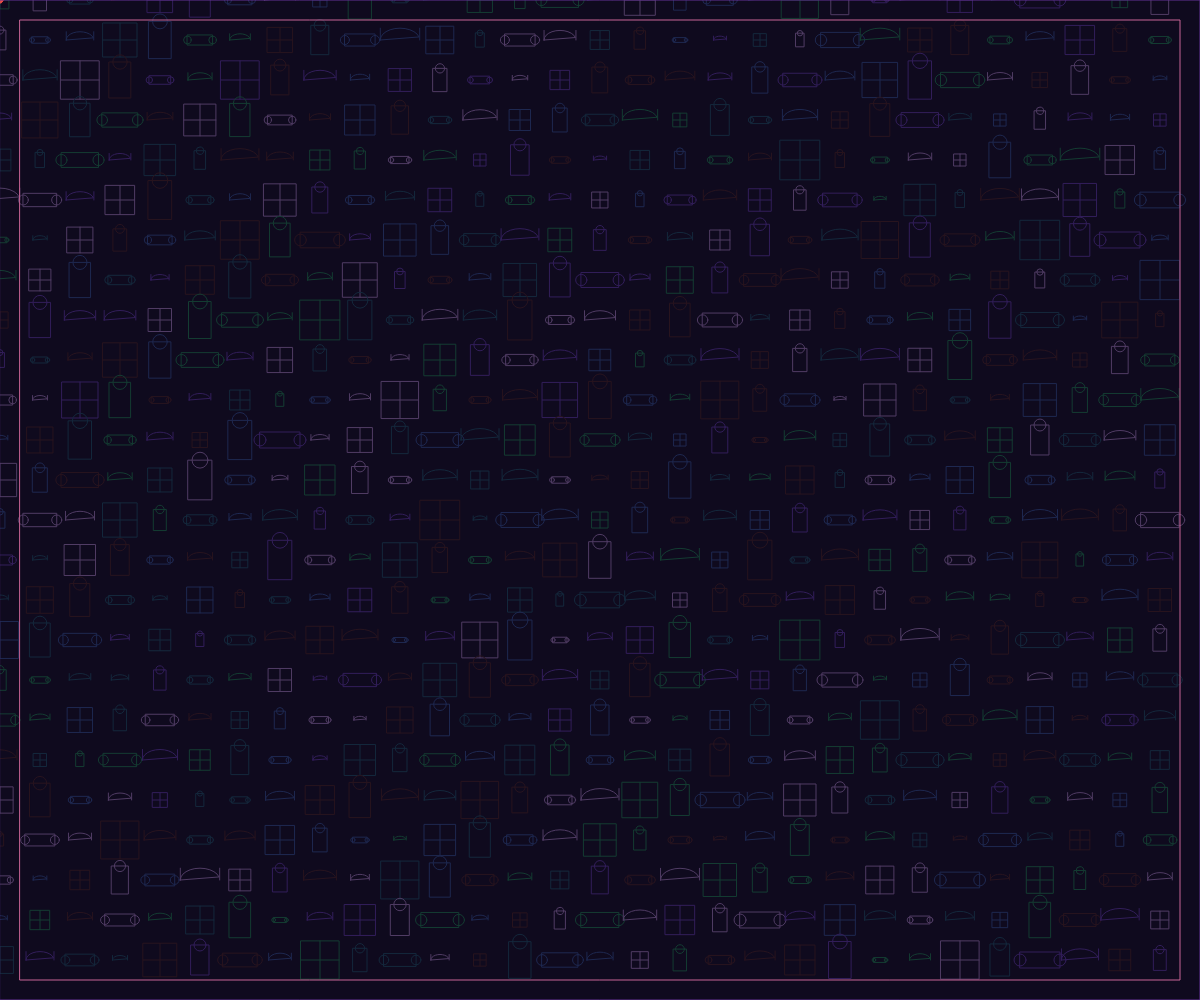
Frame 1 (no input)
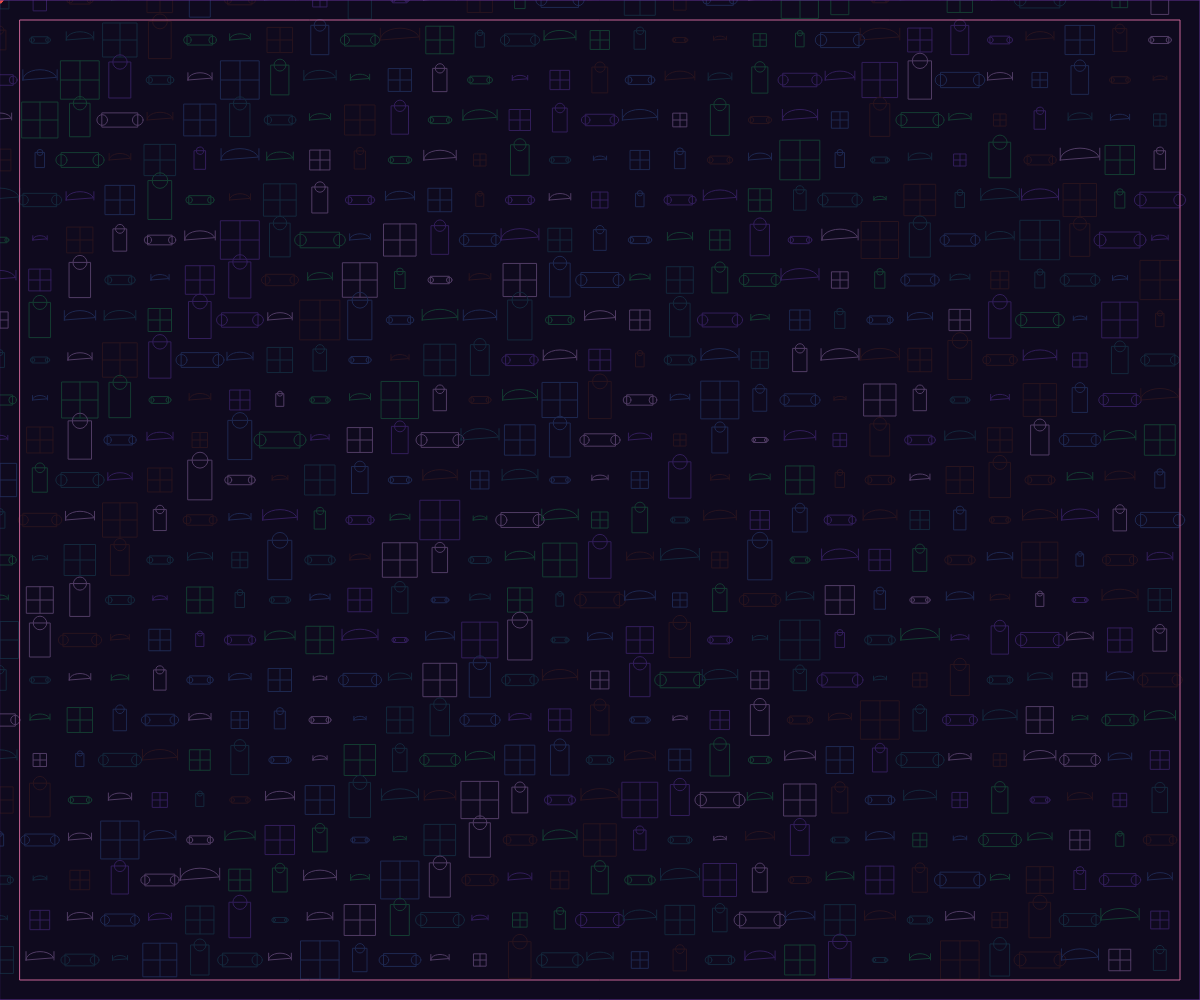
Frame 2 (the mouse pressed at the canvas centre, redrawn once)

The p5.js sketch that drew these frames (run headless with seeded random() and noise() and a simulated clock; the mouse was pressed at the canvas centre and the sketch redrawn once):

// p5.js sketch
// ── sketch.js
let grid;
let cellSize = 40;
let numCellsX, numCellsY;
let structures = [];
let bioluminescentLines = [];
let time = 0;

function setup() {
  createCanvas(windowWidth, windowHeight);
  noLoop();
  
  // Calculate grid dimensions
  numCellsX = ceil(width / cellSize);
  numCellsY = ceil(height / cellSize);
  
  // Create the grid structure
  grid = [];
  for (let y = 0; y < numCellsY; y++) {
    grid[y] = [];
    for (let x = 0; x < numCellsX; x++) {
      grid[y][x] = {
        x: x * cellSize,
        y: y * cellSize,
        type: random(['scaffold', 'column', 'beam', 'arch']),
        depth: random(0.3, 1)
      };
    }
  }
  
  // Generate scaffold structures
  generateStructures();
  
  // Create bioluminescent lines
  for (let i = 0; i < 200; i++) {
    bioluminescentLines.push({
      x: random(width),
      y: random(height),
      size: random(1, 3),
      speed: random(0.02, 0.05),
      opacity: random(100, 200),
      hue: random(180, 270), // Blue to violet hues
      phase: random(TWO_PI),
      segments: floor(random(3, 8)),
      angle: random(TWO_PI)
    });
  }
  
  // Draw the initial scene
  draw();
}

function draw() {
  background(15, 10, 30);
  
  time += 0.01;
  
  // Draw scaffold structures
  for (let y = 0; y < numCellsY; y++) {
    for (let x = 0; x < numCellsX; x++) {
      let cell = grid[y][x];
      
      push();
      translate(cell.x, cell.y);
      
      drawStructure(cell.type, cell.depth);
      
      pop();
    }
  }
  
  // Draw bioluminescent lines
  for (let line of bioluminescentLines) {
    let pulse = sin(time + line.phase) * 0.5 + 0.5;
    let alpha = line.opacity * pulse;
    
    stroke(line.hue, 80, 70, alpha);
    noFill();
    strokeWeight(1);
    
    beginShape();
    for (let i = 0; i < line.segments; i++) {
      let angle = line.angle + map(i, 0, line.segments, 0, TWO_PI);
      let x = cos(angle) * line.size;
      let y = sin(angle) * line.size;
      vertex(x, y);
    }
    endShape(CLOSE);
    
    // Animate the lines
    line.angle += line.speed;
  }
  
  // Draw decorative elements
  strokeWeight(1);
  stroke(100, 50, 150); // Deep purple
  noFill();
  rect(0, 0, width, height);
  
  stroke(200, 100, 150); // Lighter pink
  rect(cellSize/2, cellSize/2, width - cellSize, height - cellSize);
}

function generateStructures() {
  for (let y = 0; y < numCellsY; y++) {
    for (let x = 0; x < numCellsX; x++) {
      // Create a symmetric structure by using coordinates
      let symmetry = (x + y) % 4;
      
      if (symmetry === 0) {
        grid[y][x].type = 'scaffold';
      } else if (symmetry === 1) {
        grid[y][x].type = 'column';
      } else if (symmetry === 2) {
        grid[y][x].type = 'beam';
      } else {
        grid[y][x].type = 'arch';
      }
    }
  }
  
  // Add more complex interweaving by adjusting certain cells
  for (let y = 0; y < numCellsY; y++) {
    for (let x = 0; x < numCellsX; x++) {
      if ((x + y) % 5 === 0 && random() > 0.7) {
        grid[y][x].type = 'arch';
      }
    }
  }
}

function drawStructure(type, depth) {
  strokeWeight(1);
  
  // Use a palette of mineral tones
  let colors = [
    color(30, 40, 80),   // Deep ocean blue
    color(20, 60, 50),   // Emerald green
    color(40, 20, 30),   // Ruby red
    color(50, 30, 90),   // Violet
    color(80, 60, 100),  // Plum
    color(20, 40, 60)    // Ocean blue
  ];
  
  let c = random(colors);
  stroke(c);
  noFill();
  
  switch (type) {
    case 'scaffold':
      // Draw a scaffold structure with rich colors
      rect(-cellSize * depth * 0.5, -cellSize * depth * 0.5, cellSize * depth, cellSize * depth);
      
      // Add connecting beams
      line(-cellSize * depth * 0.5, 0, cellSize * depth * 0.5, 0);
      line(0, -cellSize * depth * 0.5, 0, cellSize * depth * 0.5);
      
      break;
      
    case 'column':
      // Draw a column structure with rich colors
      rect(-cellSize * depth * 0.3, -cellSize * depth * 0.5, cellSize * depth * 0.6, cellSize * depth);
      
      // Add decorative top
      ellipse(0, -cellSize * depth * 0.5, cellSize * depth * 0.4, cellSize * depth * 0.4);
      
      break;
      
    case 'beam':
      // Draw a beam structure with rich colors
      rect(-cellSize * depth * 0.5, -cellSize * depth * 0.2, cellSize * depth, cellSize * depth * 0.4);
      
      // Add decorative ends
      ellipse(-cellSize * depth * 0.5, 0, cellSize * depth * 0.3, cellSize * depth * 0.3);
      ellipse(cellSize * depth * 0.5, 0, cellSize * depth * 0.3, cellSize * depth * 0.3);
      
      break;
      
    case 'arch':
      // Draw an arch structure with rich colors
      beginShape();
      for (let i = 0; i < 12; i++) {
        let angle = map(i, 0, 12, PI, TWO_PI);
        let x = cos(angle) * cellSize * depth * 0.5;
        let y = sin(angle) * cellSize * depth * 0.3;
        vertex(x, y);
      }
      endShape(CLOSE);
      
      // Add decorative supports
      line(-cellSize * depth * 0.5, 0, -cellSize * depth * 0.5, -cellSize * depth * 0.3);
      line(cellSize * depth * 0.5, 0, cellSize * depth * 0.5, -cellSize * depth * 0.3);
      
      break;
  }
}

function windowResized() {
  resizeCanvas(windowWidth, windowHeight);
  
  // Recalculate grid dimensions
  numCellsX = ceil(width / cellSize);
  numCellsY = ceil(height / cellSize);
  
  // Reinitialize the grid
  grid = [];
  for (let y = 0; y < numCellsY; y++) {
    grid[y] = [];
    for (let x = 0; x < numCellsX; x++) {
      grid[y][x] = {
        x: x * cellSize,
        y: y * cellSize,
        type: random(['scaffold', 'column', 'beam', 'arch']),
        depth: random(0.3, 1)
      };
    }
  }
  
  // Regenerate the structures
  generateStructures();
}
